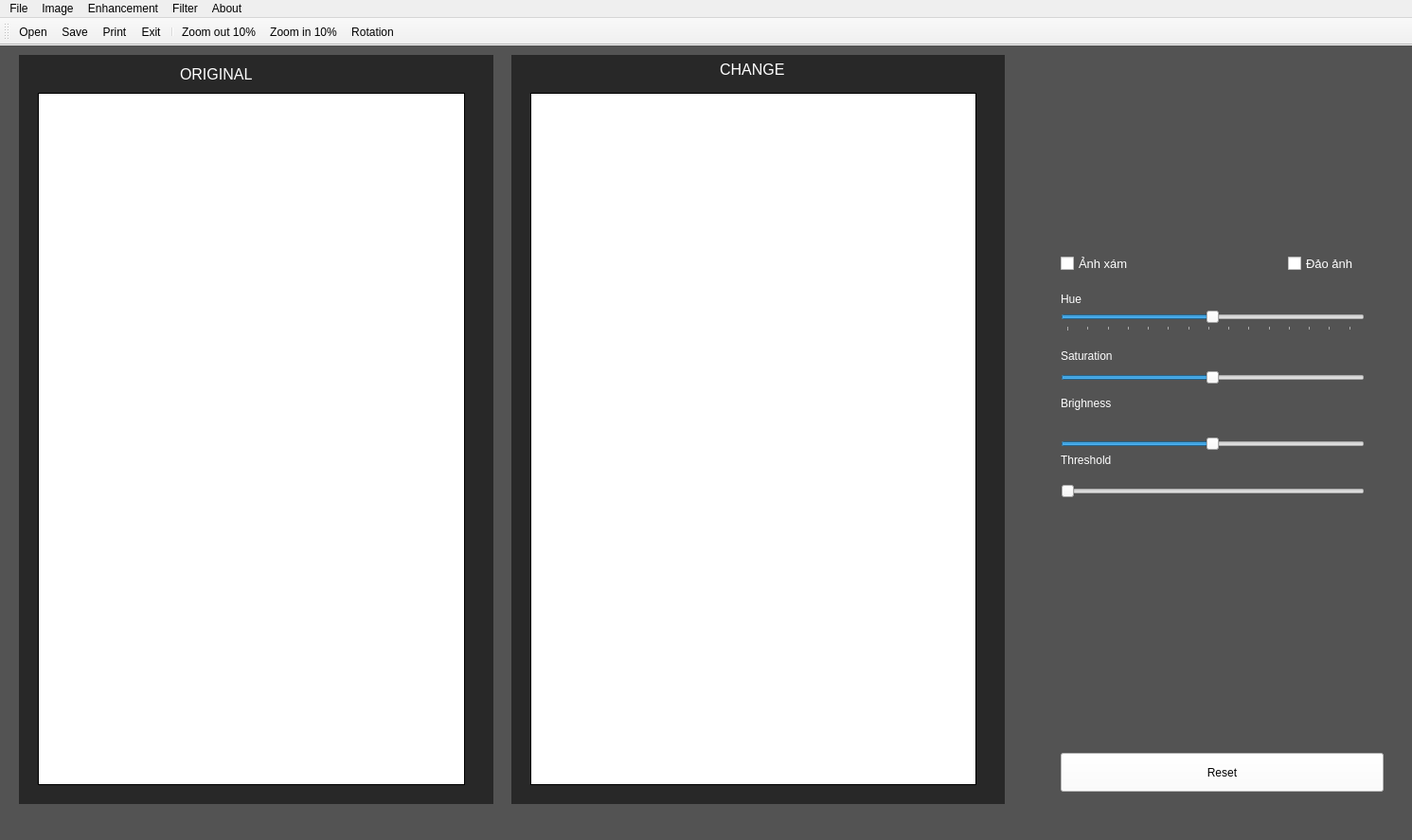
<?xml version="1.0" encoding="UTF-8"?>
<ui version="4.0">
 <class>MainWindow</class>
 <widget class="QMainWindow" name="MainWindow">
  <property name="geometry">
   <rect>
    <x>0</x>
    <y>0</y>
    <width>1491</width>
    <height>887</height>
   </rect>
  </property>
  <property name="windowTitle">
   <string>MainWindow</string>
  </property>
  <property name="styleSheet">
   <string notr="true"/>
  </property>
  <widget class="QWidget" name="centralwidget">
   <widget class="QLabel" name="lbl_photo">
    <property name="geometry">
     <rect>
      <x>40</x>
      <y>50</y>
      <width>451</width>
      <height>731</height>
     </rect>
    </property>
    <property name="styleSheet">
     <string notr="true">border: 1px solid black;
qproperty-alignment: AlignCenter;
background-color:white
</string>
    </property>
    <property name="text">
     <string/>
    </property>
    <property name="scaledContents">
     <bool>false</bool>
    </property>
   </widget>
   <widget class="QLabel" name="lbl_newPhoto">
    <property name="geometry">
     <rect>
      <x>560</x>
      <y>50</y>
      <width>471</width>
      <height>731</height>
     </rect>
    </property>
    <property name="styleSheet">
     <string notr="true">border: 1px solid black;
qproperty-alignment: AlignCenter;
background-color:white
</string>
    </property>
    <property name="text">
     <string/>
    </property>
    <property name="scaledContents">
     <bool>false</bool>
    </property>
    <property name="alignment">
     <set>Qt::AlignCenter</set>
    </property>
   </widget>
   <widget class="QLabel" name="label">
    <property name="geometry">
     <rect>
      <x>20</x>
      <y>10</y>
      <width>501</width>
      <height>791</height>
     </rect>
    </property>
    <property name="styleSheet">
     <string notr="true">background-color:#282828</string>
    </property>
    <property name="text">
     <string/>
    </property>
   </widget>
   <widget class="QLabel" name="label_3">
    <property name="geometry">
     <rect>
      <x>540</x>
      <y>10</y>
      <width>521</width>
      <height>791</height>
     </rect>
    </property>
    <property name="styleSheet">
     <string notr="true">background-color:#282828</string>
    </property>
    <property name="text">
     <string/>
    </property>
   </widget>
   <widget class="QSlider" name="slider_brighness">
    <property name="geometry">
     <rect>
      <x>1120</x>
      <y>410</y>
      <width>321</width>
      <height>22</height>
     </rect>
    </property>
    <property name="minimum">
     <number>0</number>
    </property>
    <property name="maximum">
     <number>100</number>
    </property>
    <property name="value">
     <number>50</number>
    </property>
    <property name="orientation">
     <enum>Qt::Horizontal</enum>
    </property>
   </widget>
   <widget class="QLabel" name="label_4">
    <property name="geometry">
     <rect>
      <x>1120</x>
      <y>370</y>
      <width>55</width>
      <height>16</height>
     </rect>
    </property>
    <property name="styleSheet">
     <string notr="true">color:white
</string>
    </property>
    <property name="text">
     <string>Brighness</string>
    </property>
   </widget>
   <widget class="QCheckBox" name="checkBox_grayImage">
    <property name="geometry">
     <rect>
      <x>1120</x>
      <y>220</y>
      <width>111</width>
      <height>20</height>
     </rect>
    </property>
    <property name="font">
     <font>
      <pointsize>10</pointsize>
     </font>
    </property>
    <property name="styleSheet">
     <string notr="true">color:white

</string>
    </property>
    <property name="text">
     <string>Ảnh xám</string>
    </property>
   </widget>
   <widget class="QWidget" name="verticalLayoutWidget">
    <property name="geometry">
     <rect>
      <x>1110</x>
      <y>20</y>
      <width>331</width>
      <height>181</height>
     </rect>
    </property>
    <layout class="QVBoxLayout" name="histogramWidget"/>
   </widget>
   <widget class="QLabel" name="label_5">
    <property name="geometry">
     <rect>
      <x>1120</x>
      <y>430</y>
      <width>71</width>
      <height>16</height>
     </rect>
    </property>
    <property name="styleSheet">
     <string notr="true">color:white
</string>
    </property>
    <property name="text">
     <string>Threshold</string>
    </property>
   </widget>
   <widget class="QSlider" name="slider_threshold">
    <property name="geometry">
     <rect>
      <x>1120</x>
      <y>460</y>
      <width>321</width>
      <height>22</height>
     </rect>
    </property>
    <property name="orientation">
     <enum>Qt::Horizontal</enum>
    </property>
   </widget>
   <widget class="QCheckBox" name="checkbox_invertImage">
    <property name="geometry">
     <rect>
      <x>1360</x>
      <y>220</y>
      <width>91</width>
      <height>20</height>
     </rect>
    </property>
    <property name="font">
     <font>
      <pointsize>10</pointsize>
     </font>
    </property>
    <property name="styleSheet">
     <string notr="true">color:white

</string>
    </property>
    <property name="text">
     <string>Đảo ảnh</string>
    </property>
   </widget>
   <widget class="QSlider" name="slider_saturation">
    <property name="geometry">
     <rect>
      <x>1120</x>
      <y>340</y>
      <width>321</width>
      <height>22</height>
     </rect>
    </property>
    <property name="autoFillBackground">
     <bool>false</bool>
    </property>
    <property name="minimum">
     <number>0</number>
    </property>
    <property name="maximum">
     <number>100</number>
    </property>
    <property name="pageStep">
     <number>10</number>
    </property>
    <property name="value">
     <number>50</number>
    </property>
    <property name="orientation">
     <enum>Qt::Horizontal</enum>
    </property>
    <property name="invertedAppearance">
     <bool>false</bool>
    </property>
    <property name="invertedControls">
     <bool>false</bool>
    </property>
    <property name="tickPosition">
     <enum>QSlider::NoTicks</enum>
    </property>
    <property name="tickInterval">
     <number>4</number>
    </property>
   </widget>
   <widget class="QLabel" name="label_6">
    <property name="geometry">
     <rect>
      <x>1120</x>
      <y>320</y>
      <width>71</width>
      <height>16</height>
     </rect>
    </property>
    <property name="styleSheet">
     <string notr="true">color:white
</string>
    </property>
    <property name="text">
     <string>Saturation</string>
    </property>
   </widget>
   <widget class="QLabel" name="label_7">
    <property name="geometry">
     <rect>
      <x>-10</x>
      <y>-30</y>
      <width>1501</width>
      <height>891</height>
     </rect>
    </property>
    <property name="styleSheet">
     <string notr="true">background-color:#535353

</string>
    </property>
    <property name="text">
     <string/>
    </property>
   </widget>
   <widget class="QLabel" name="label_8">
    <property name="geometry">
     <rect>
      <x>190</x>
      <y>20</y>
      <width>191</width>
      <height>21</height>
     </rect>
    </property>
    <property name="font">
     <font>
      <family>Microsoft Sans Serif</family>
      <pointsize>12</pointsize>
      <weight>50</weight>
      <bold>false</bold>
     </font>
    </property>
    <property name="styleSheet">
     <string notr="true">color:#FFF</string>
    </property>
    <property name="text">
     <string>ORIGINAL</string>
    </property>
   </widget>
   <widget class="QLabel" name="label_11">
    <property name="geometry">
     <rect>
      <x>760</x>
      <y>10</y>
      <width>101</width>
      <height>31</height>
     </rect>
    </property>
    <property name="font">
     <font>
      <family>MS Sans Serif</family>
      <pointsize>12</pointsize>
     </font>
    </property>
    <property name="styleSheet">
     <string notr="true">color:#FFF</string>
    </property>
    <property name="text">
     <string>CHANGE</string>
    </property>
   </widget>
   <widget class="QPushButton" name="btn_reset">
    <property name="geometry">
     <rect>
      <x>1120</x>
      <y>747</y>
      <width>341</width>
      <height>41</height>
     </rect>
    </property>
    <property name="styleSheet">
     <string notr="true">background-color:white
</string>
    </property>
    <property name="text">
     <string>Reset</string>
    </property>
    <property name="icon">
     <iconset>
      <normaloff>images/icons8-reset-50.png</normaloff>images/icons8-reset-50.png</iconset>
    </property>
   </widget>
   <widget class="QSlider" name="slider_hue">
    <property name="geometry">
     <rect>
      <x>1120</x>
      <y>280</y>
      <width>321</width>
      <height>22</height>
     </rect>
    </property>
    <property name="minimum">
     <number>0</number>
    </property>
    <property name="maximum">
     <number>360</number>
    </property>
    <property name="pageStep">
     <number>10</number>
    </property>
    <property name="value">
     <number>180</number>
    </property>
    <property name="orientation">
     <enum>Qt::Horizontal</enum>
    </property>
    <property name="tickPosition">
     <enum>QSlider::TicksBelow</enum>
    </property>
    <property name="tickInterval">
     <number>25</number>
    </property>
   </widget>
   <widget class="QLabel" name="label_2">
    <property name="geometry">
     <rect>
      <x>1120</x>
      <y>260</y>
      <width>55</width>
      <height>16</height>
     </rect>
    </property>
    <property name="styleSheet">
     <string notr="true">color:white</string>
    </property>
    <property name="text">
     <string>Hue</string>
    </property>
   </widget>
   <zorder>label_7</zorder>
   <zorder>label_3</zorder>
   <zorder>label</zorder>
   <zorder>lbl_photo</zorder>
   <zorder>lbl_newPhoto</zorder>
   <zorder>slider_brighness</zorder>
   <zorder>label_4</zorder>
   <zorder>checkBox_grayImage</zorder>
   <zorder>verticalLayoutWidget</zorder>
   <zorder>label_5</zorder>
   <zorder>slider_threshold</zorder>
   <zorder>checkbox_invertImage</zorder>
   <zorder>slider_saturation</zorder>
   <zorder>label_6</zorder>
   <zorder>label_8</zorder>
   <zorder>label_11</zorder>
   <zorder>btn_reset</zorder>
   <zorder>slider_hue</zorder>
   <zorder>label_2</zorder>
  </widget>
  <widget class="QMenuBar" name="menubar">
   <property name="geometry">
    <rect>
     <x>0</x>
     <y>0</y>
     <width>1491</width>
     <height>26</height>
    </rect>
   </property>
   <widget class="QMenu" name="menuFile">
    <property name="title">
     <string>File</string>
    </property>
    <addaction name="actionOpen"/>
    <addaction name="actionSave"/>
    <addaction name="actionPrint"/>
    <addaction name="separator"/>
    <addaction name="actionExit"/>
   </widget>
   <widget class="QMenu" name="menuImage">
    <property name="title">
     <string>Image</string>
    </property>
    <addaction name="actionRotation"/>
    <addaction name="actionShearing"/>
    <addaction name="separator"/>
    <addaction name="actionZoom_in"/>
    <addaction name="actionZoom_out"/>
   </widget>
   <widget class="QMenu" name="menuEnhancement">
    <property name="title">
     <string>Enhancement</string>
    </property>
    <addaction name="actionHistogram_equal"/>
    <addaction name="actionLog"/>
    <addaction name="actionGamma"/>
   </widget>
   <widget class="QMenu" name="menuSmoothing">
    <property name="title">
     <string>Filter</string>
    </property>
    <widget class="QMenu" name="menuBlur">
     <property name="title">
      <string>Blur</string>
     </property>
     <addaction name="actionBox"/>
     <addaction name="actionMedian"/>
     <addaction name="actionGaussian"/>
    </widget>
    <widget class="QMenu" name="menuNoise">
     <property name="title">
      <string>Noise</string>
     </property>
     <addaction name="actionAdd_Noise"/>
    </widget>
    <widget class="QMenu" name="menuSharpen">
     <property name="title">
      <string>Sharpen</string>
     </property>
     <addaction name="actionSobelSharpen"/>
     <addaction name="actionLaplaceSharpen"/>
    </widget>
    <widget class="QMenu" name="menuEdge_Detection">
     <property name="title">
      <string>Edge Detection</string>
     </property>
     <widget class="QMenu" name="menuSobel">
      <property name="title">
       <string>Sobel</string>
      </property>
      <addaction name="actionEDHorizontalSobel"/>
      <addaction name="actionEDVerticalSobel"/>
     </widget>
     <addaction name="menuSobel"/>
     <addaction name="actionScharr"/>
     <addaction name="actionPrewitt"/>
     <addaction name="actionRoberts"/>
     <addaction name="actionEDLaplace_2"/>
    </widget>
    <addaction name="menuBlur"/>
    <addaction name="menuNoise"/>
    <addaction name="menuSharpen"/>
    <addaction name="menuEdge_Detection"/>
   </widget>
   <widget class="QMenu" name="menuAbout">
    <property name="title">
     <string>About</string>
    </property>
   </widget>
   <addaction name="menuFile"/>
   <addaction name="menuImage"/>
   <addaction name="menuEnhancement"/>
   <addaction name="menuSmoothing"/>
   <addaction name="menuAbout"/>
  </widget>
  <widget class="QToolBar" name="toolBar">
   <property name="windowTitle">
    <string>toolBar</string>
   </property>
   <attribute name="toolBarArea">
    <enum>TopToolBarArea</enum>
   </attribute>
   <attribute name="toolBarBreak">
    <bool>false</bool>
   </attribute>
   <addaction name="actionOpen"/>
   <addaction name="actionSave"/>
   <addaction name="actionPrint"/>
   <addaction name="actionExit"/>
   <addaction name="separator"/>
   <addaction name="actionZoom_out"/>
   <addaction name="actionZoom_in"/>
   <addaction name="actionRotation"/>
  </widget>
  <action name="actionOpen">
   <property name="icon">
    <iconset>
     <normaloff>../Huyhoang/open.png</normaloff>../Huyhoang/open.png</iconset>
   </property>
   <property name="text">
    <string>Open</string>
   </property>
  </action>
  <action name="actionOpen_2">
   <property name="icon">
    <iconset>
     <normaloff>../Huyhoang/open.png</normaloff>../Huyhoang/open.png</iconset>
   </property>
   <property name="text">
    <string>Open</string>
   </property>
  </action>
  <action name="actionSave">
   <property name="icon">
    <iconset>
     <normaloff>../Huyhoang/save.png</normaloff>../Huyhoang/save.png</iconset>
   </property>
   <property name="text">
    <string>Save</string>
   </property>
  </action>
  <action name="actionPrint">
   <property name="icon">
    <iconset>
     <normaloff>../Huyhoang/print.png</normaloff>../Huyhoang/print.png</iconset>
   </property>
   <property name="text">
    <string>Print</string>
   </property>
  </action>
  <action name="actionExit">
   <property name="icon">
    <iconset>
     <normaloff>../Huyhoang/Quit.png</normaloff>../Huyhoang/Quit.png</iconset>
   </property>
   <property name="text">
    <string>Exit</string>
   </property>
  </action>
  <action name="actionRotation">
   <property name="icon">
    <iconset>
     <normaloff>images/icons8-3d-rotate-48.png</normaloff>images/icons8-3d-rotate-48.png</iconset>
   </property>
   <property name="text">
    <string>Rotation</string>
   </property>
  </action>
  <action name="actionShearing">
   <property name="text">
    <string>Shearing</string>
   </property>
  </action>
  <action name="actionZoom_in">
   <property name="icon">
    <iconset>
     <normaloff>images/zoom_out_icon.png</normaloff>images/zoom_out_icon.png</iconset>
   </property>
   <property name="text">
    <string>Zoom in 10%</string>
   </property>
  </action>
  <action name="actionZoom_out">
   <property name="icon">
    <iconset>
     <normaloff>images/zoom_in_icon.png</normaloff>images/zoom_in_icon.png</iconset>
   </property>
   <property name="text">
    <string>Zoom out 10%</string>
   </property>
  </action>
  <action name="actionBox">
   <property name="text">
    <string>Box</string>
   </property>
  </action>
  <action name="actionMedian">
   <property name="text">
    <string>Median</string>
   </property>
  </action>
  <action name="actionGaussian">
   <property name="text">
    <string>Gaussian</string>
   </property>
  </action>
  <action name="actionHistogram_equal">
   <property name="text">
    <string>Histogram equal</string>
   </property>
  </action>
  <action name="actionAdd_Noise">
   <property name="text">
    <string>Add Noise</string>
   </property>
  </action>
  <action name="actionLog">
   <property name="text">
    <string>Logarit</string>
   </property>
  </action>
  <action name="actionGamma">
   <property name="text">
    <string>Gamma</string>
   </property>
  </action>
  <action name="actionDerivatives">
   <property name="text">
    <string>Derivatives</string>
   </property>
  </action>
  <action name="actionLaplace">
   <property name="text">
    <string>Laplace</string>
   </property>
  </action>
  <action name="actionSobel">
   <property name="text">
    <string>Sobel</string>
   </property>
  </action>
  <action name="actionEDSobel">
   <property name="text">
    <string>Sobel</string>
   </property>
  </action>
  <action name="actionEDScharr">
   <property name="text">
    <string>Scharr</string>
   </property>
  </action>
  <action name="actionEDPrewitt">
   <property name="text">
    <string>Prewitt</string>
   </property>
  </action>
  <action name="actionEDRoberts">
   <property name="text">
    <string>Roberts</string>
   </property>
  </action>
  <action name="actionScharr">
   <property name="text">
    <string>Scharr</string>
   </property>
  </action>
  <action name="actionPrewitt">
   <property name="text">
    <string>Prewitt</string>
   </property>
  </action>
  <action name="actionRoberts">
   <property name="text">
    <string>Roberts</string>
   </property>
  </action>
  <action name="actionEDHorizontalSobel">
   <property name="text">
    <string>Horizontal</string>
   </property>
  </action>
  <action name="actionEDVerticalSobel">
   <property name="text">
    <string>Vertical</string>
   </property>
  </action>
  <action name="actionEDLaplace_2">
   <property name="text">
    <string>Laplace</string>
   </property>
  </action>
  <action name="actionSobelSharpen">
   <property name="text">
    <string>Sobel</string>
   </property>
  </action>
  <action name="actionLaplaceSharpen">
   <property name="text">
    <string>Laplace</string>
   </property>
  </action>
 </widget>
 <resources/>
 <connections/>
</ui>
